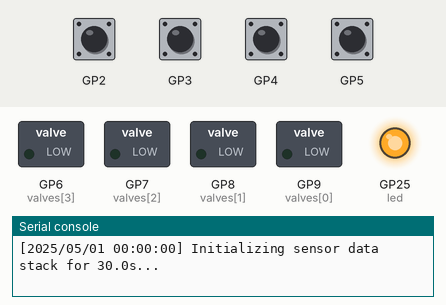
The program below on a simulated Raspberry Pi Pico running MicroPython. Shown: switched loads named in the program (green lamp = pin HIGH), output pins drawn as LEDs (lit = HIGH), the last lines printed to the serial console. The inputs (shaded band) are chosen by the test bench; at power-on: GP2–5 HIGH. The clock reads 2024-03-15 10:24:30 at power-on unless the program sets it.

Above: at 0.1 s.
At 30.1 s:
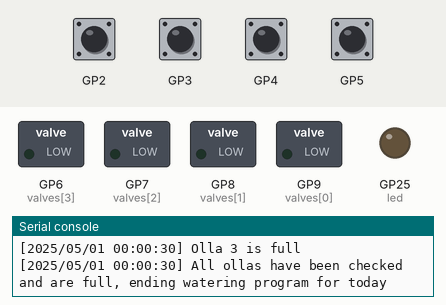
Timing chart, 0 to 31.6 s (numbered marks = the images above):
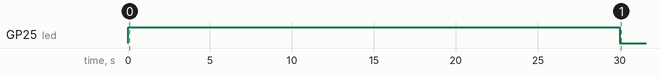

The program:

main.py
```python
import json
from swimmer import Swimmer
import time
from machine import Pin, RTC, Timer
import machine

VALVE_PINS = [9, 8, 7, 6]
SWIMMER_PINS = [5, 4, 3, 2]


def main():
    # Underclock the cpu
    machine.freq(48_000_000)
    print(f"CPU runs at {machine.freq()}Hz")

    # Setup
    led = Pin("LED", Pin.OUT)

    # Initialize timer for error blinking
    timer = Timer(-1)

    # Initialize RTC
    rtc = RTC()
    rtc.datetime((2025, 5, 1, 0, 0, 0, 0, 0))
    print(f"Time initialized: {rtc.datetime()}")

    def print_timestamp(*values) -> None:
        print(
            f"[{get_datetime_string(rtc.datetime())}]",
            *values,
        )

    def log_error(error: str, error_file="errors.log"):
        with open(error_file, "a") as file:
            file.write(f"[{get_datetime_string(rtc.datetime())}] {error}\n")

    # Open and read the JSON file
    print("Importing settings")
    try:
        with open("settings.json", "r") as file:
            settings = json.load(file)
        for key, value in settings.items():
            print(f"{key}: {value}")
    except (OSError, ValueError) as e:
        print(f"Error loading settings: {e}")
        log_error(str(e))
        error_blinking(led, timer)

    # Initialize swimmers & valves
    swimmers = [Swimmer(pin) for pin in SWIMMER_PINS]
    valves = [Pin(n, Pin.OUT) for n in VALVE_PINS]

    for valve in valves:
        valve.off()

    # Copy Settings for easier readability
    overfill_times_s = settings["overfill_time_per_valve_seconds"]
    max_fill_time_s = settings["max_fill_time_per_valve_seconds"]
    interval_ms = settings["interval_ms"]
    samples_empty = settings["samples_empty"]
    samples_full = settings["samples_full"]
    time_shift_h = settings["time_shift_hours"]
    time_slot_length_h = settings["time_slot_length_hours"]
    threshold = settings["threshold"]

    def fill_sensor_stack() -> None:
        led.on()
        starting_time = time.ticks_ms()
        full_cycle = interval_ms * max(samples_empty, samples_full)
        print_timestamp(f"Initializing sensor data stack for {full_cycle / 1000}s...")
        while time.ticks_diff(time.ticks_ms(), starting_time) < full_cycle:
            for swimmer in swimmers:
                swimmer.update()
            time.sleep_ms(10)
        led.off()

    try:
        # Loop
        sequence_index = len(swimmers) + 1
        filling = False
        overfilling = False
        time_slot = False
        starting_time = time.ticks_ms()
        while True:
            # Start the sequence only at the beginning of the timeslot
            if check_time_slot(time_shift_h, time_slot_length_h, rtc.datetime()):
                if not time_slot:
                    print_timestamp("Time slot is now, starting watering program...")
                    sequence_index = 0
                    time_slot = True

                    # Fill sensor data one full time
                    led.on()
                    fill_sensor_stack()
                    led.off()
            else:
                if time_slot:
                    time_slot = False

            # Fill ollas if in sequence
            if sequence_index < len(swimmers):
                # Update all swimmers
                updated = any([swimmer.update() for swimmer in swimmers])

                # If there was an update, evaluate switches and valves
                if updated:
                    try:
                        if not overfilling:
                            # Fill the current olla if it is empty
                            if (
                                not filling
                                and swimmers[sequence_index].empty() < threshold
                            ):
                                print_timestamp(
                                    f"Olla {sequence_index} is empty, start filling valve at pin {VALVE_PINS[sequence_index]} for max {max_fill_time_s[sequence_index]}s..."
                                )
                                valves[sequence_index].on()
                                filling = True
                                starting_time = time.ticks_ms()
                            # Skip it if it is still full
                            elif (
                                not filling
                                and swimmers[sequence_index].full() >= threshold
                            ):
                                print_timestamp(f"Olla {sequence_index} is full")
                                sequence_index += 1
                            # Stop filling if it has been filled
                            elif (
                                filling and swimmers[sequence_index].full() >= threshold
                            ):
                                print_timestamp(
                                    f"Filled olla {sequence_index} in {time.ticks_diff(time.ticks_ms(), starting_time) / 1000}s"
                                )
                                print_timestamp(
                                    f"Now topping off for {overfill_times_s[sequence_index]}s"
                                )
                                filling = False
                                overfilling = True
                                starting_time = time.ticks_ms()
                            # or the maximum fill time has been reached
                            elif (
                                filling
                                and time.ticks_diff(time.ticks_ms(), starting_time)
                                / 1000
                                >= max_fill_time_s[sequence_index]
                            ):
                                print_timestamp(
                                    f"Filled olla {sequence_index} for the max fill time of {max_fill_time_s[sequence_index]}s"
                                )
                                valves[sequence_index].off()
                                filling = False
                                log_error(
                                    f"Stopped filling olla {sequence_index} due to max fill time"
                                )
                                sequence_index += 1
                                error_blinking(led, timer, blocking=False)

                        # After filling, possibly top it off a bit longer
                        elif (
                            time.ticks_diff(time.ticks_ms(), starting_time) / 1000
                            >= overfill_times_s[sequence_index]
                        ):
                            print_timestamp(
                                f"Topped off olla {sequence_index} in {time.ticks_diff(time.ticks_ms(), starting_time) / 1000}s"
                            )
                            valves[sequence_index].off()
                            overfilling = False
                            sequence_index += 1
                    except Exception as e:
                        print_timestamp(f"Error filling ollas: {e}")
                        for valve in valves:
                            valve.off()
                        log_error(str(e))
                        error_blinking(led, timer, blocking=False)

            # Shut all valves if sequence is over as a precaution
            if sequence_index == len(swimmers):
                print_timestamp(
                    "All ollas have been checked and are full, ending watering program for today"
                )
                for valve in valves:
                    valve.off()
                sequence_index += 1

            # Sleep a little bit in every loop to keep the cpu chill
            time.sleep_ms(10)
    except KeyboardInterrupt:
        print("Exiting...")
        for valve in valves:
            valve.off()
        raise SystemExit


def check_time_slot(
    time_shift_hours: float, time_slot_length_hours: float, now: tuple
) -> bool:
    """
    Check if the current time falls within a specified time slot.

    Args:
        time_shift_hours (float): The start hour of the time slot (offset from 0).
        time_slot_length_hours (float): The duration of the time slot in hours.
        now (tuple): A time tuple where the 5th element (index 4) represents the current hour.

    Returns:
        bool: True if the current time is within the time slot, False otherwise.
    """
    return time_shift_hours <= now[4] < time_slot_length_hours + time_shift_hours
    # return not bool(now[4] % 2)


def error_blinking(led: Pin, timer: Timer, blocking=True) -> None:
    """
    Blinks the LED.

    Args:
        blocking (boolean): Should the blinking occur in the background
    """

    def tick(timer):
        led.toggle()

    timer.init(freq=1, mode=Timer.PERIODIC, callback=tick)

    if blocking:
        while True:
            time.sleep(1)


def log_error(error: str, error_file="errors.log"):
    with open(error_file, "a") as file:
        file.write(f"[{time.ticks_ms() / 1000}] {error}\n")


def zfl(s, width):
    # Pads the provided string with leading 0's to suit the specified 'chrs' length
    # Force # characters, fill with leading 0's
    return "{:0>{w}}".format(s, w=width)


def get_datetime_string(dt: tuple) -> str:
    year = zfl(str(dt[0]), 4)
    month = zfl(str(dt[1]), 2)
    day = zfl(str(dt[2]), 2)
    hour = zfl(str(dt[4]), 2)
    minute = zfl(str(dt[5]), 2)
    second = zfl(str(dt[6]), 2)

    return f"{year}/{month}/{day} {hour}:{minute}:{second}"


if __name__ == "__main__":
    main()
```

swimmer.py
```python
from machine import Pin
import time


def mean(l: list[float]) -> float:
    return sum(l) / len(l)


class Swimmer:
    """
    A class for water level detection using a floating sensor connected to a GPIO pin.

    The Swimmer monitors water levels by sampling a sensor at regular intervals.

    Attributes:
        pin_number (int): GPIO pin number where the sensor is connected
        interval_ms (int): Sampling interval in milliseconds
        samples_empty (int): Number of samples to consider when checking if empty
        samples_full (int): Number of samples to consider when checking if full
    """

    def __init__(
        self,
        pin_number: int,
        interval_ms=100,
        samples_empty=200,
        samples_full=20,
    ) -> None:
        self._pin = Pin(pin_number, Pin.IN, Pin.PULL_UP)
        self._interval = interval_ms
        self._samples_empty = samples_empty
        self._samples_full = samples_full

        # Initialize sample buffer with zeros
        self._samples = [0.0] * max(self._samples_empty, self._samples_full)
        self._last_sample_time = time.ticks_ms()
        self._average = 0.0

    def update(self) -> bool:
        """
        Take a new sensor reading if the sampling interval has elapsed.

        This method should be called frequently in the main loop.

        Returns:
            bool: True if a new sample was taken, False otherwise
        """
        current_time = time.ticks_ms()
        if time.ticks_diff(current_time, self._last_sample_time) >= self._interval:
            # Remove oldest sample
            self._samples.pop(0)

            # Add new sample (sensor reading)
            self._samples.append(float(self._pin.value()))

            return True
        return False

    def empty(self) -> float:
        """
        Return the mean of the samples to check if the container is empty.

        Returns:
            float: mean of recent samples considered to check if empty
        """
        return mean(self._samples[-self._samples_empty : -1])

    def full(self) -> float:
        """
        Return the mean of the samples to check if the container is full.

        Returns:
            float: mean of recent samples considered to check if full
        """
        return mean(self._samples[-self._samples_full : -1])

    def reset(self) -> None:
        """
        Reset the state of the sensor.

        Returns:
            None
        """
        self._samples = [0.0] * max(self._samples_empty, self._samples_full)
```

Measured:
- by itself, GP25 (led): LOW → HIGH at 0.01 s, → LOW 30.0 s later
